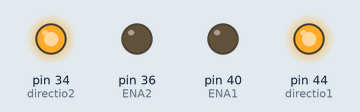
Recording of a sketch running on a simulated Arduino Mega 2560, built with avr-gcc and run on an emulated ATmega2560. Parts: output pins drawn as LEDs (lit = HIGH). Pins used as bus, display or sensor lines are not drawn.

Above: at 0.1 s.
Timing chart, 0 to 1.6 s (numbered marks = the images above):
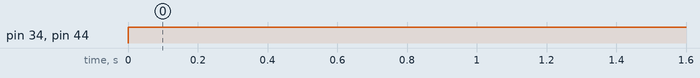

The sketch:

Z_axis_controll.ino
```cpp
#define ENA1 40
#define ENA2 36

const int directio1 = 44;     // the number of the pushbutton pin
const int ste1 = 42;  // the number of the LED pin


const int directio2 = 34;     // the number of the pushbutton pin
const int ste2 =  38;

// variables will change:
int distance = 0;
int SPEED = 300;
int done = 0;

// setup Variable
int Direct = HIGH;
double Rotations = 10;
int distance2 = Rotations*1600;

void setup() {
  // initialize the LED pin as an output:
  pinMode(ste1, OUTPUT);
  // initialize the pushbutton pin as an input:
  pinMode(directio1, OUTPUT);
   // initialize the LED pin as an output:
  pinMode(ste2, OUTPUT);
  // initialize the pushbutton pin as an input:
  pinMode(directio2, OUTPUT);

  pinMode(ENA1, OUTPUT);
  pinMode(ENA2, OUTPUT);

  digitalWrite(ENA1, LOW);
  digitalWrite(ENA2, LOW);
}

void loop() {


digitalWrite(directio1, Direct);
digitalWrite(directio2, Direct);

while(distance < distance2){
  digitalWrite(ste1, HIGH);
  digitalWrite(ste2, HIGH);
  delayMicroseconds(SPEED);
  digitalWrite(ste1, LOW);
  digitalWrite(ste2, LOW);
  distance = distance + 1;
}


}
```

Measured:
- by itself, pin 34 (directio2), pin 44 (directio1): LOW → HIGH at 0.00 s
